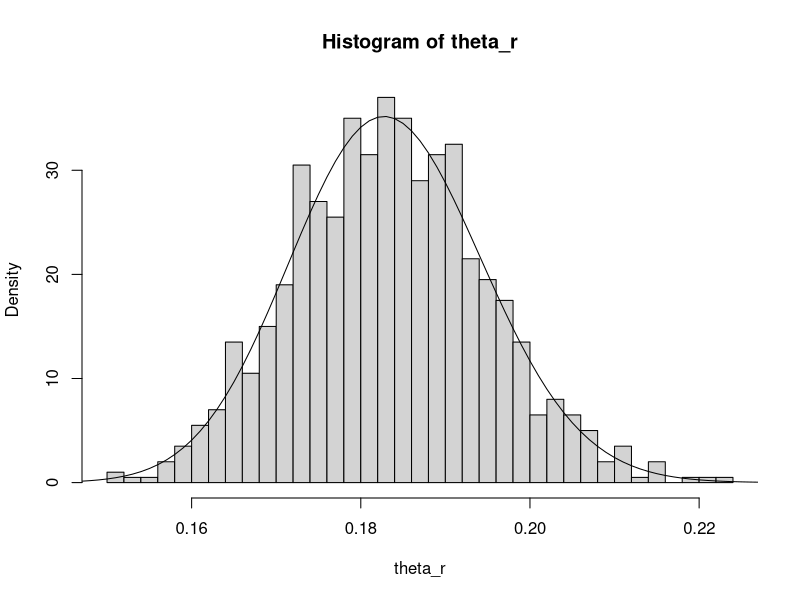
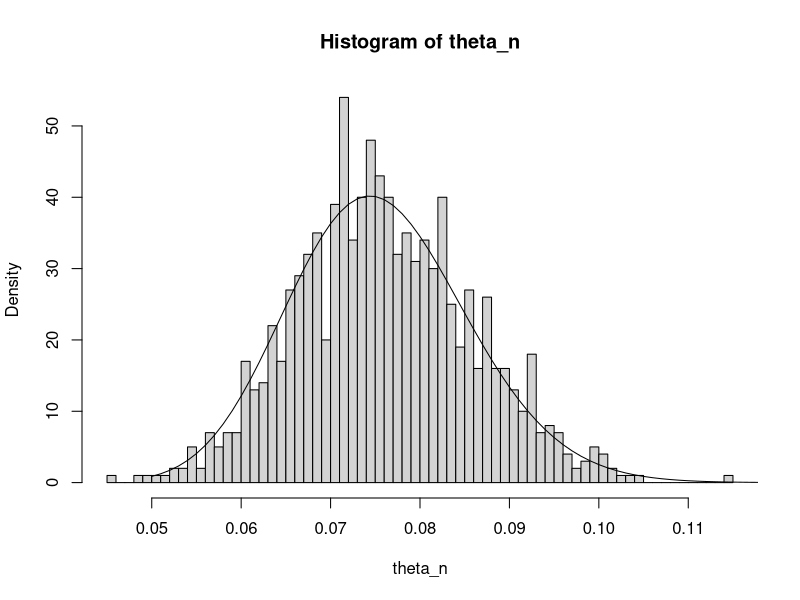
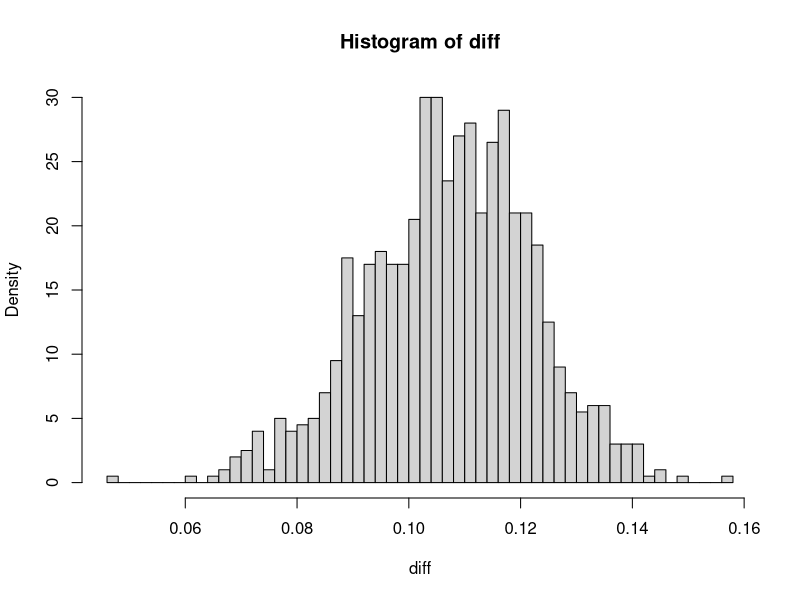
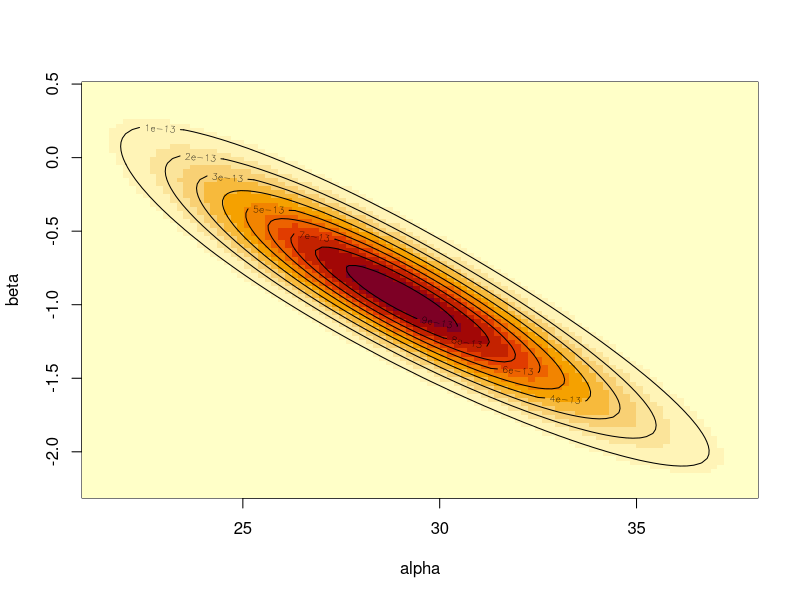
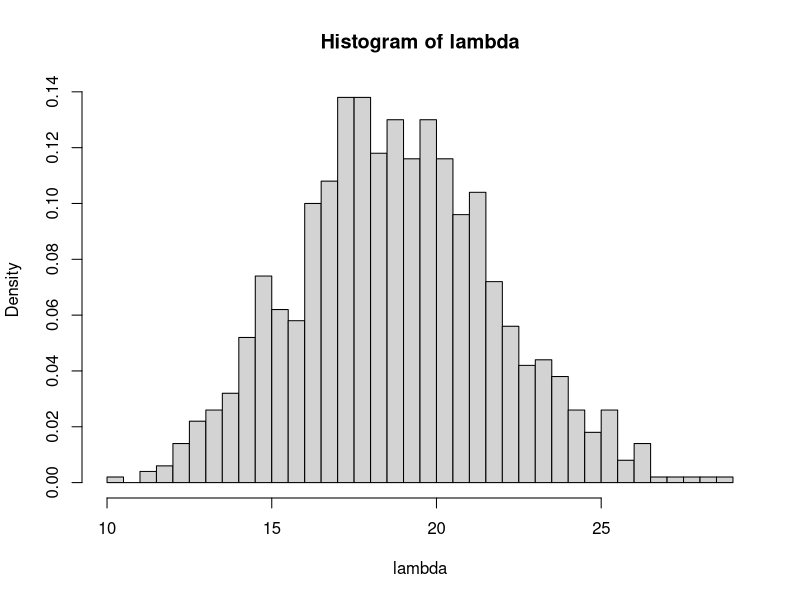
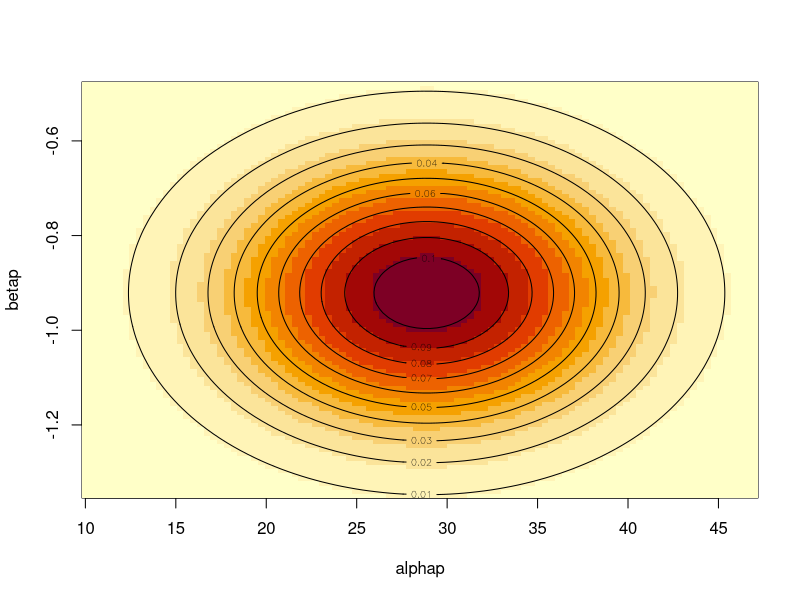

The R script that drew these images, in order:
br = c(16,9,10,13,19,20,18,17,35,55)
vr = c(58,90,48,57,103,57,86,112,273,64)
sum(br)
sum(vr)

theta_r = rbeta(1000,shape1 = 213,shape2 = 949)
hist(theta_r,breaks = 50,probability = T)
t = seq(0.05,0.27,0.001)
lines(t,dbeta(t,shape1 = 213,shape2 = 949))

bn = c(12,1,2,4,9,7,9,8)
vn = c(113,18,14,44,208,67,29,154)
sum(bn)
sum(vn)

theta_n = rbeta(1000,shape1 = 53,shape2 = 648)
hist(theta_n,breaks = 50,probability = T)
t = seq(0.05,0.27,0.001)
lines(t,dbeta(t,shape1 = 53,shape2 = 648))

diff = theta_r-theta_n
hist(diff,probability = T, breaks = 50)


year = seq(1,10,1)
fa = c(24,25,31,31,22,21,26,20,16,22)

pos = function(alpha, beta){
  po = 1
  for(i in year){
    po = po * (((alpha + beta * i)^fa[i] * exp(-alpha-beta*i))/factorial(fa[i]))
  }
  return(po) 
}



m = 100
alpha = seq(21,38,length=m)
beta = seq(-2.3,0.5,length=m)
re = matrix(nrow = m, ncol = m)
for(i in 1:m){
  for(j in 1:m){
    re[i,j] = pos(alpha = alpha[i],beta = beta[j])
  }
}
image(alpha, beta, re)
contour(alpha, beta, re, add = TRUE)
## Find the MLE Estimator alpha_m, beta_m
alpha_m = alpha[which(re==max(re),arr = T)[1]]
beta_m = beta[which(re==max(re),arr = T)[2]]

ind_ab <- matrix(1:(m ^ 2), nrow = m)
sample_ab <- function (ns) {
  is <- sapply(sample.int(m ^ 2, ns, replace = TRUE, prob = re),
               function (ind) which(ind_ab == ind, arr = TRUE))
  cbind(alpha[is[1,]], beta[is[2,]])
}

sam = sample_ab(1000)

als = sam[,1]
bes = sam[,2]


lambda = als + bes * 11
hist(lambda,breaks = 50,probability = T)
fc = matrix(nrow = 1000,ncol = 100)
for(i in 1:length(lambda)){
  fc[i,] = rpois(100,lambda = lambda[i])
}

quantile(fc,probs = c(0.025,0.975))

alphap = seq(10,47,length=m)
betap = seq(-1.35,-0.48,length=m)
rr = matrix(nrow = m, ncol = m)
for(i in 1:m){
  for(j in 1:m){
    rr[i,j] = dnorm(alphap[i],mean = 28.8667,sd = 2.7494^2)*dnorm(betap[j],mean = -0.9212,sd = 0.4421^2)
  }
}
image(alphap, betap, rr)
contour(alphap, betap, rr, add = TRUE)
